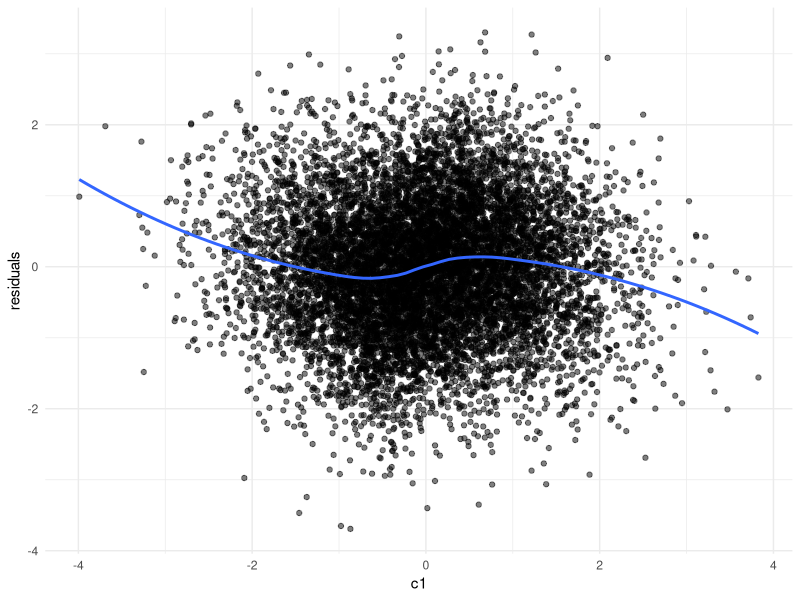

The R source for this figure:
# reproducibility
set.seed(427) 

# load required libraries
library(mvtnorm)
library(psych)                                             # for descriptives
library(lavaan)                                            # for fitting CLPM
library(tidyverse)

### CLPM parameters ###
N <- 100000                                                # number of people
T <- 5                                                     # number of time points

ax <- 0.25                                                 # effect of X_(t-1) on X_t
ay <- 0.25                                                 # effect of Y_(t-1) on Y_t
bx <- 0.10                                                 # effect of Y_(t-1) on X_t
by <- 0.10                                                 # effect of X_(t-1) on Y_t
rho <- 0.30                                                # residual correlation of innovations
                                                          
# create the path matrix A from these effects
A <- matrix(c(ax, by, 
              bx, ay), 
            nrow = 2, byrow = TRUE)

### confounder parameters ###
k_lin <- 3                                                 # number of "linear" confounders (baseline C1..C3)

# baseline linear effects of confounders on X_t and Y_t
gamma_x_lin <- c(0.30, 0.20, 0.10)                         # effect of confounders on X_t
gamma_y_lin <- c(0.30, 0.20, 0.10)                         # effect of confounders on Y_t

# curvature parameter: lager = quicker "turning" around a point
# meaning a stronger non-linear effect.
a_tanh <- 2

# simulate base confounders: C1..C3 ~ N(0,1), independent
Psi_base <- diag(rep(1, k_lin))                            # variance-covariance matrix of base confounders (I in this case)
U_lin <- rmvnorm(N, 
                 mean  = rep(0, k_lin),                    # mean of confounders = 0, since we want standardised effect sizes
                 sigma = Psi_base)                         # C1..C3 ~ N(0,1), independent

# name the confounder columns
colnames(U_lin) <- paste0("c", 1:k_lin)                    # C1, C2, C3

# create tanh-transformed nonlinear confounders:
# T_j = standardized tanh(a_tanh * C_j), so each has mean ~0 and var ~1
# we also remove the linear part of C_j from T_j, so no dependency remains between the two (orthogonalization).
# this will later be useful to separate linear and non-linear effects
# when we want to calculate a measure of non-linearity later.
U_tanh <- apply(U_lin, 2, function(col) {

  # raw tanh transform of each confounder
  z_raw <- tanh(a_tanh * col)

  # remove the linear part of col (orthogonalize wrt the linear confounder)
  z_perp <- resid(lm(z_raw ~ col))

  # standardize to mean 0 and var 1
  as.numeric(scale(z_perp, center = TRUE, scale = TRUE))
})

# name the confounder columns
colnames(U_tanh) <- paste0("c", 1:k_lin, "_tanh")          # T1, T2, T3

# combine linear and tanh confounders into one matrix U
# columns: first the k_lin linear confounders, then k_lin tanh confounders
U <- cbind(U_lin, U_tanh)                                  # N x k, where k = 2 * k_lin
k <- ncol(U)                                               # total number of confounder variables

# empirical varcov matrix of (C, tanh(C)) confounders
Psi <- cov(U)

# effects for the tanh parts on X and Y
# you can tune these (often smaller than linear effects)
gamma_x_tanh <- c(0.15, 0.10, 0.05)
gamma_y_tanh <- c(0.15, 0.10, 0.05)

# order of entries in gamma_x / gamma_y corresponds to the column order in U:
# (C1, C2, C3, T1, T2, T3)
gamma_x <- c(gamma_x_lin, gamma_x_tanh)
gamma_y <- c(gamma_y_lin, gamma_y_tanh)

# we can now build matrix B, which is 2 x k
B <- rbind(gamma_x, gamma_y)

### varcov matrixes ###
# we want the variance of each variable to be 1
S_target <- diag(2)                                        # initial 2x2 identity (var = 1, cov = 0)

# variance contributed by confounders
# S_U = B * Psi * B'
S_U  <- B %*% Psi %*% t(B)

# find covariance c between X and Y needed for target residual correlation rho
find_c <- function(A, S_U, rho) {

  f <- function(c) {
    # target stationary covariance of (X_t, Y_t)
    S_target_c <- matrix(c(1, c,
                           c, 1),
                         nrow = 2, byrow = TRUE)
    
    # dynamic part variance (remove confounder-induced variance)
    S_dyn_c <- S_target_c - S_U
    
    # innovation covariance matrix under stationarity
    Sigma_e_c <- S_dyn_c - t(A) %*% S_dyn_c %*% A
    
    # correlation of innovations
    v1 <- Sigma_e_c[1, 1]
    v2 <- Sigma_e_c[2, 2]
    cov12 <- Sigma_e_c[1, 2]
    corr_e <- cov12 / sqrt(v1 * v2)
    
    corr_e - rho
  }

  uniroot(f, interval = c(-0.99, 0.99))$root
}

# required covariance between X and Y
c_stat <- find_c(A, S_U, rho)

# overwrite S_target to include the stationary covariance between X and Y
S_target <- matrix(c(1, c_stat,
                     c_stat, 1),
                   nrow = 2, byrow = TRUE)

# variance by the dynamic process:
S_dyn <- S_target - S_U

# check positive semidefinite
eS <- eigen((S_dyn + t(S_dyn))/2)$values
eS[eS<1e-10]

# innovation covariance matrix
Sigma_e <- S_dyn - t(A) %*% S_dyn %*% A
Sigma_e <- (Sigma_e + t(Sigma_e))/2

# For t = 1, there is no carryover from a previous wave. The observed var-cov should be:
# Var([X1,Y1]) = S_U + Sigma_e1. To keep the same S_target at t=1, set:
Sigma_e1 <- S_dyn                             # because S_target = S_U + S_dyn
Sigma_e1 <- (Sigma_e1 + t(Sigma_e1))/2

# simulate panel data 

#  for t = 1: no lag yet, so Ddyn = e1 with Sigma_e1
Ddyn <- rmvnorm(N,                            
  mean  = c(0,0),                              
  sigma = Sigma_e1)                            

# initialise df with N rows and 2*T + k columns. 2*T for X and Y, k for confounders
df <- matrix(NA, nrow = N, ncol = 2*T + k)
colnames(df) <- c(paste0("x", 1:T),
                  paste0("y", 1:T),
                  colnames(U))

# save the confounders (C1..C3 and T1..T3)
df[, (2*T + 1):(2*T + k)] <- U

# first wave: add direct confounder effects
obs1 <- Ddyn + U %*% t(B)

df[, 1]    <- obs1[, 1] 
df[, 1+T ] <- obs1[, 2]

# remaining waves
for(i in 2:T){ 
  Ddyn <- Ddyn %*% t(A) + rmvnorm(N, sigma = Sigma_e) 
  obs  <- Ddyn + U %*% t(B) 
  df[, i]    <- obs[, 1] 
  df[, i+T ] <- obs[, 2] 
}

# basic checks
round(apply(df, 2, var), 3)
sigma <- cov(df)
round(sigma, 3)
describe(df)

# quick residual check for nonlinearity
df_sample <- df[sample(1:nrow(df), 10000), ]
lm_fit <- lm(x1 ~ c1, data = as.data.frame(df_sample))
residuals <- lm_fit$residuals

ggplot(df_sample, aes(x = c1, y = residuals)) +
  geom_point(alpha = 0.5) +
  geom_smooth(method = "loess", se = FALSE) +
  theme_minimal()

# write.csv(df, file = "Thesis/Code/Data/Data_Sim_tanh_Pop.csv", row.names = FALSE)
